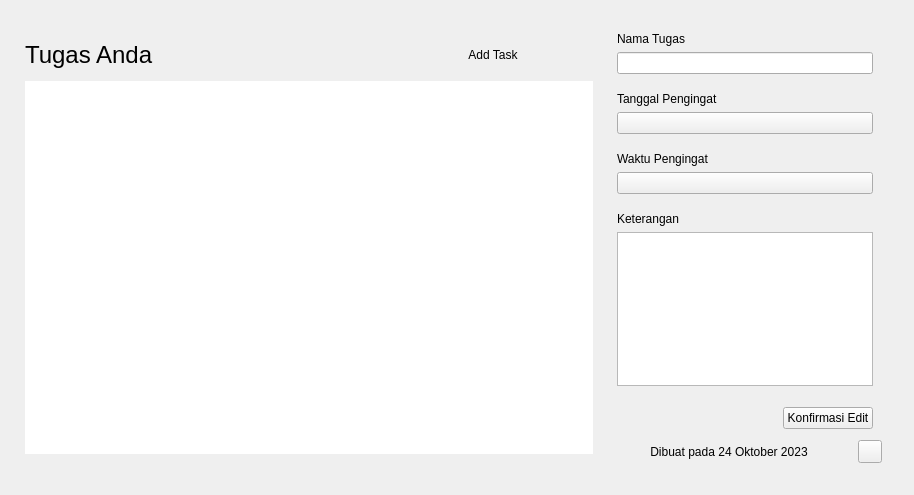
<?xml version="1.0" encoding="UTF-8"?>
<ui version="4.0">
 <class>Form</class>
 <widget class="QWidget" name="Form">
  <property name="geometry">
   <rect>
    <x>0</x>
    <y>0</y>
    <width>914</width>
    <height>495</height>
   </rect>
  </property>
  <property name="windowTitle">
   <string>Pencatat Tugas</string>
  </property>
  <layout class="QHBoxLayout" name="horizontalLayout_3" stretch="1,0">
   <property name="leftMargin">
    <number>16</number>
   </property>
   <property name="topMargin">
    <number>32</number>
   </property>
   <property name="rightMargin">
    <number>32</number>
   </property>
   <property name="bottomMargin">
    <number>32</number>
   </property>
   <item>
    <widget class="QWidget" name="widget_left" native="true">
     <property name="styleSheet">
      <string notr="true">border-radius: 8px</string>
     </property>
     <layout class="QVBoxLayout" name="verticalLayout_2">
      <item>
       <widget class="QWidget" name="widget_top_left" native="true">
        <layout class="QHBoxLayout" name="horizontalLayout">
         <property name="leftMargin">
          <number>0</number>
         </property>
         <property name="topMargin">
          <number>0</number>
         </property>
         <property name="rightMargin">
          <number>0</number>
         </property>
         <property name="bottomMargin">
          <number>0</number>
         </property>
         <item>
          <widget class="QLabel" name="lbl_tugas_anda">
           <property name="styleSheet">
            <string notr="true">font-size: 24px</string>
           </property>
           <property name="text">
            <string>Tugas Anda</string>
           </property>
          </widget>
         </item>
         <item>
          <widget class="InfoBadge" name="badge_count"/>
         </item>
         <item>
          <spacer name="horizontalSpacer">
           <property name="orientation">
            <enum>Qt::Horizontal</enum>
           </property>
           <property name="sizeType">
            <enum>QSizePolicy::Expanding</enum>
           </property>
           <property name="sizeHint" stdset="0">
            <size>
             <width>40</width>
             <height>20</height>
            </size>
           </property>
          </spacer>
         </item>
         <item>
          <widget class="PrimaryPushButton" name="PrimaryPushButton">
           <property name="enabled">
            <bool>true</bool>
           </property>
           <property name="sizePolicy">
            <sizepolicy hsizetype="Fixed" vsizetype="Fixed">
             <horstretch>0</horstretch>
             <verstretch>0</verstretch>
            </sizepolicy>
           </property>
           <property name="minimumSize">
            <size>
             <width>200</width>
             <height>0</height>
            </size>
           </property>
           <property name="text">
            <string>Add Task</string>
           </property>
          </widget>
         </item>
        </layout>
       </widget>
      </item>
      <item>
       <widget class="HorizontalSeparator" name="HorizontalSeparator_2"/>
      </item>
      <item>
       <widget class="ListWidget" name="ListWidget">
        <property name="verticalScrollBarPolicy">
         <enum>Qt::ScrollBarAsNeeded</enum>
        </property>
        <property name="horizontalScrollBarPolicy">
         <enum>Qt::ScrollBarAsNeeded</enum>
        </property>
        <property name="autoScrollMargin">
         <number>32</number>
        </property>
        <property name="editTriggers">
         <set>QAbstractItemView::NoEditTriggers</set>
        </property>
        <property name="spacing">
         <number>6</number>
        </property>
        <property name="itemAlignment">
         <set>Qt::AlignLeading</set>
        </property>
       </widget>
      </item>
     </layout>
    </widget>
   </item>
   <item>
    <widget class="QWidget" name="widget_right" native="true">
     <property name="layoutDirection">
      <enum>Qt::LeftToRight</enum>
     </property>
     <property name="autoFillBackground">
      <bool>false</bool>
     </property>
     <property name="styleSheet">
      <string notr="true"/>
     </property>
     <layout class="QVBoxLayout" name="verticalLayout_8">
      <property name="spacing">
       <number>0</number>
      </property>
      <property name="leftMargin">
       <number>0</number>
      </property>
      <property name="topMargin">
       <number>0</number>
      </property>
      <property name="rightMargin">
       <number>0</number>
      </property>
      <property name="bottomMargin">
       <number>0</number>
      </property>
      <item>
       <widget class="QWidget" name="widget_edit_title" native="true">
        <property name="styleSheet">
         <string notr="true"/>
        </property>
        <layout class="QVBoxLayout" name="verticalLayout">
         <property name="topMargin">
          <number>0</number>
         </property>
         <item>
          <widget class="BodyLabel" name="BodyLabel">
           <property name="text">
            <string>Nama Tugas</string>
           </property>
          </widget>
         </item>
         <item>
          <widget class="LineEdit" name="edit_title"/>
         </item>
        </layout>
       </widget>
      </item>
      <item>
       <widget class="QWidget" name="widget_edit_date" native="true">
        <layout class="QVBoxLayout" name="verticalLayout_3">
         <item>
          <widget class="BodyLabel" name="BodyLabel_2">
           <property name="text">
            <string>Tanggal Pengingat</string>
           </property>
          </widget>
         </item>
         <item>
          <widget class="CalendarPicker" name="edit_date_picker"/>
         </item>
        </layout>
       </widget>
      </item>
      <item>
       <widget class="QWidget" name="widget_edit_date_2" native="true">
        <layout class="QVBoxLayout" name="verticalLayout_6">
         <item>
          <widget class="BodyLabel" name="BodyLabel_3">
           <property name="text">
            <string>Waktu Pengingat</string>
           </property>
          </widget>
         </item>
         <item>
          <widget class="TimePicker" name="edit_time_picker"/>
         </item>
        </layout>
       </widget>
      </item>
      <item>
       <widget class="QWidget" name="widget_edit_note" native="true">
        <layout class="QVBoxLayout" name="verticalLayout_5">
         <property name="spacing">
          <number>6</number>
         </property>
         <property name="leftMargin">
          <number>9</number>
         </property>
         <property name="topMargin">
          <number>9</number>
         </property>
         <property name="rightMargin">
          <number>9</number>
         </property>
         <property name="bottomMargin">
          <number>9</number>
         </property>
         <item>
          <widget class="BodyLabel" name="BodyLabel_4">
           <property name="text">
            <string>Keterangan</string>
           </property>
          </widget>
         </item>
         <item>
          <widget class="PlainTextEdit" name="edit_note"/>
         </item>
        </layout>
       </widget>
      </item>
      <item>
       <spacer name="vspace_bottom">
        <property name="orientation">
         <enum>Qt::Vertical</enum>
        </property>
        <property name="sizeHint" stdset="0">
         <size>
          <width>20</width>
          <height>40</height>
         </size>
        </property>
       </spacer>
      </item>
      <item>
       <widget class="QWidget" name="widget_2" native="true">
        <layout class="QHBoxLayout" name="horizontalLayout_14">
         <item>
          <spacer name="horizontalSpacer_4">
           <property name="orientation">
            <enum>Qt::Horizontal</enum>
           </property>
           <property name="sizeHint" stdset="0">
            <size>
             <width>40</width>
             <height>20</height>
            </size>
           </property>
          </spacer>
         </item>
         <item>
          <widget class="PrimaryPushButton" name="btn_confirm_edit">
           <property name="text">
            <string>Konfirmasi Edit</string>
           </property>
           <property name="default">
            <bool>false</bool>
           </property>
          </widget>
         </item>
        </layout>
       </widget>
      </item>
      <item>
       <spacer name="verticalSpacer_2">
        <property name="orientation">
         <enum>Qt::Vertical</enum>
        </property>
        <property name="sizeHint" stdset="0">
         <size>
          <width>20</width>
          <height>40</height>
         </size>
        </property>
       </spacer>
      </item>
      <item>
       <widget class="QWidget" name="widget_delete" native="true">
        <layout class="QHBoxLayout" name="horizontalLayout_2" stretch="0,0">
         <property name="spacing">
          <number>8</number>
         </property>
         <property name="leftMargin">
          <number>0</number>
         </property>
         <property name="topMargin">
          <number>0</number>
         </property>
         <property name="rightMargin">
          <number>0</number>
         </property>
         <property name="bottomMargin">
          <number>0</number>
         </property>
         <item>
          <widget class="QLabel" name="label_3">
           <property name="layoutDirection">
            <enum>Qt::LeftToRight</enum>
           </property>
           <property name="text">
            <string>Dibuat pada 24 Oktober 2023</string>
           </property>
           <property name="alignment">
            <set>Qt::AlignCenter</set>
           </property>
          </widget>
         </item>
         <item>
          <widget class="ToolButton" name="btn_delete">
           <property name="text">
            <string/>
           </property>
          </widget>
         </item>
        </layout>
       </widget>
      </item>
     </layout>
    </widget>
   </item>
  </layout>
 </widget>
 <customwidgets>
  <customwidget>
   <class>PushButton</class>
   <extends>QPushButton</extends>
   <header>qfluentwidgets</header>
  </customwidget>
  <customwidget>
   <class>PrimaryPushButton</class>
   <extends>PushButton</extends>
   <header>qfluentwidgets</header>
  </customwidget>
  <customwidget>
   <class>ToolButton</class>
   <extends>QToolButton</extends>
   <header>qfluentwidgets</header>
  </customwidget>
  <customwidget>
   <class>HorizontalSeparator</class>
   <extends>QWidget</extends>
   <header>qfluentwidgets</header>
  </customwidget>
  <customwidget>
   <class>CalendarPicker</class>
   <extends>QPushButton</extends>
   <header>qfluentwidgets</header>
  </customwidget>
  <customwidget>
   <class>TimePicker</class>
   <extends>QPushButton</extends>
   <header>qfluentwidgets</header>
  </customwidget>
  <customwidget>
   <class>BodyLabel</class>
   <extends>QLabel</extends>
   <header>qfluentwidgets</header>
  </customwidget>
  <customwidget>
   <class>InfoBadge</class>
   <extends>QLabel</extends>
   <header>qfluentwidgets</header>
  </customwidget>
  <customwidget>
   <class>LineEdit</class>
   <extends>QLineEdit</extends>
   <header>qfluentwidgets</header>
  </customwidget>
  <customwidget>
   <class>PlainTextEdit</class>
   <extends>QPlainTextEdit</extends>
   <header>qfluentwidgets</header>
  </customwidget>
  <customwidget>
   <class>ListWidget</class>
   <extends>QListWidget</extends>
   <header>qfluentwidgets</header>
  </customwidget>
 </customwidgets>
 <resources/>
 <connections/>
</ui>
